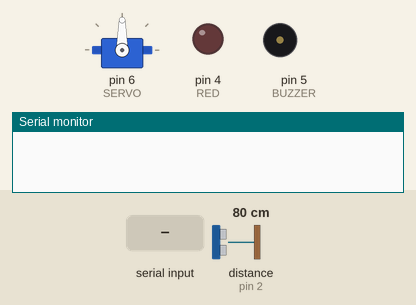
A sketch run on a simulated Arduino Uno, built with avr-gcc and run on an emulated ATmega328P. Parts: servo, output pins drawn as LEDs (lit = HIGH), buzzer (waves = sounding, pin HIGH), the last lines printed to the serial monitor. Inputs (shaded band) come from the test bench; at power-on: distance to the obstacle (sensor on pin 2) 80 cm. The echo pulse lasts 58.3 µs per cm.

Above: at 1.2 s.
1.3 s: distance to the obstacle (sensor on pin 2) set to 33 cm
2.8 s: distance to the obstacle (sensor on pin 2) set to 27 cm
At 3.4 s:
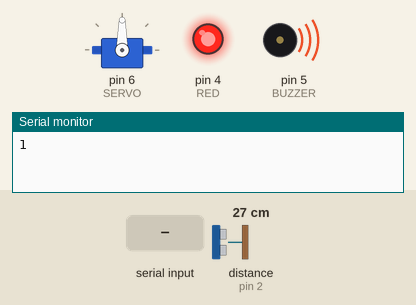
4.4 s: "90,45\n" received over Serial
At 5.5 s:
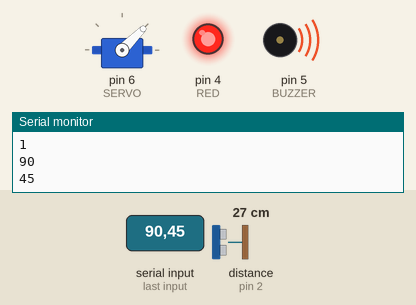
6.1 s: "30,150\n" received over Serial
At 6.6 s:
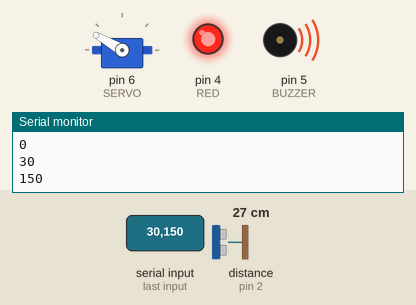
7.7 s: "200\n" received over Serial
At 8.3 s:
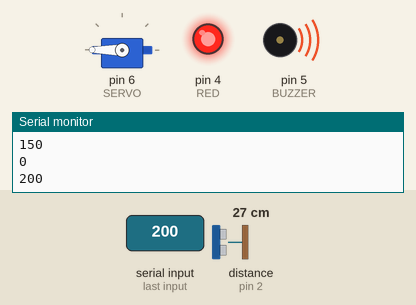
9.2 s: distance to the obstacle (sensor on pin 2) set to 35 cm
At 10.8 s:
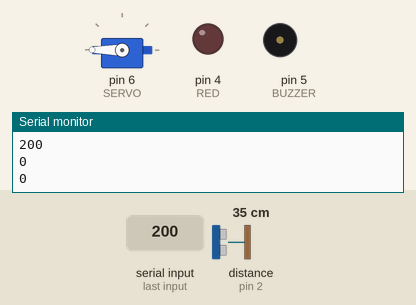
Timing chart, 0 to 11.8 s (numbered marks = the images above; inputs shaded):
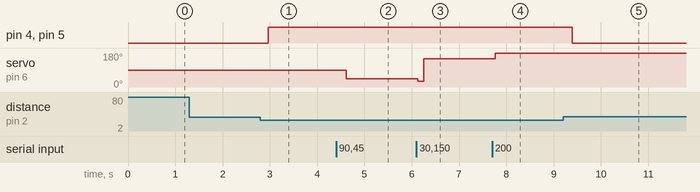

The sketch:

Project3_4.ino
```cpp
#include "SR04.h"
#include <Servo.h>

#define TRIG_PIN 2
#define ECHO_PIN 3
#define RED 4
#define BUZZER 5
#define SERVO 6
long duration, distance;

SR04 sr04 = SR04(ECHO_PIN,TRIG_PIN);
Servo myservo;
int camera = 0;
int turnOnCamera = 1;
int turnOffCamera = 0;
int i = 0;
void setup() {
  Serial.begin(9600);

  pinMode(RED, OUTPUT);
  pinMode(TRIG_PIN, OUTPUT);
  pinMode(ECHO_PIN, INPUT);
  pinMode(BUZZER,OUTPUT);
  myservo.attach(SERVO);
  myservo.write(90);

}

void loop() {
  distance=sr04.Distance();
  delay(100);
  byte a;
  if(distance<30){
    if(camera != turnOnCamera){
      Serial.println(turnOnCamera);
      camera = 1;
    }
    digitalWrite(BUZZER,HIGH);
    digitalWrite(RED, HIGH);
  }
  else{
    if(camera != turnOffCamera){
      Serial.println(turnOffCamera);
      camera = 0;
    }
    digitalWrite(BUZZER,LOW);
    digitalWrite(RED, LOW);

  }
  if(Serial.available() >0 ){
    int angle = Serial.parseInt();
    Serial.println(angle);
    if(angle > 15){

      myservo.write(angle);
    }

  }
}
```

Measured:
- the behaviour switches between 30 and 29 cm on distance to the obstacle (sensor on pin 2) (found by bisection; images 0 and 1)
- after the input at 1.3 s, every drawn part: stays the same
- after the input at 2.8 s, pin 4 (RED), pin 5 (BUZZER): LOW → HIGH after 0.16 s
- after the input at 4.4 s, servo on pin 6 (SERVO): 90° → 45° after 0.22 s
- after the input at 6.1 s, servo on pin 6 (SERVO): 45° → 30° at once, → 150° 0.13 s later
- after the input at 7.7 s, servo on pin 6 (SERVO): 150° → 180° after 0.06 s
- after the input at 9.2 s, pin 4 (RED), pin 5 (BUZZER): HIGH → LOW after 0.20 s
